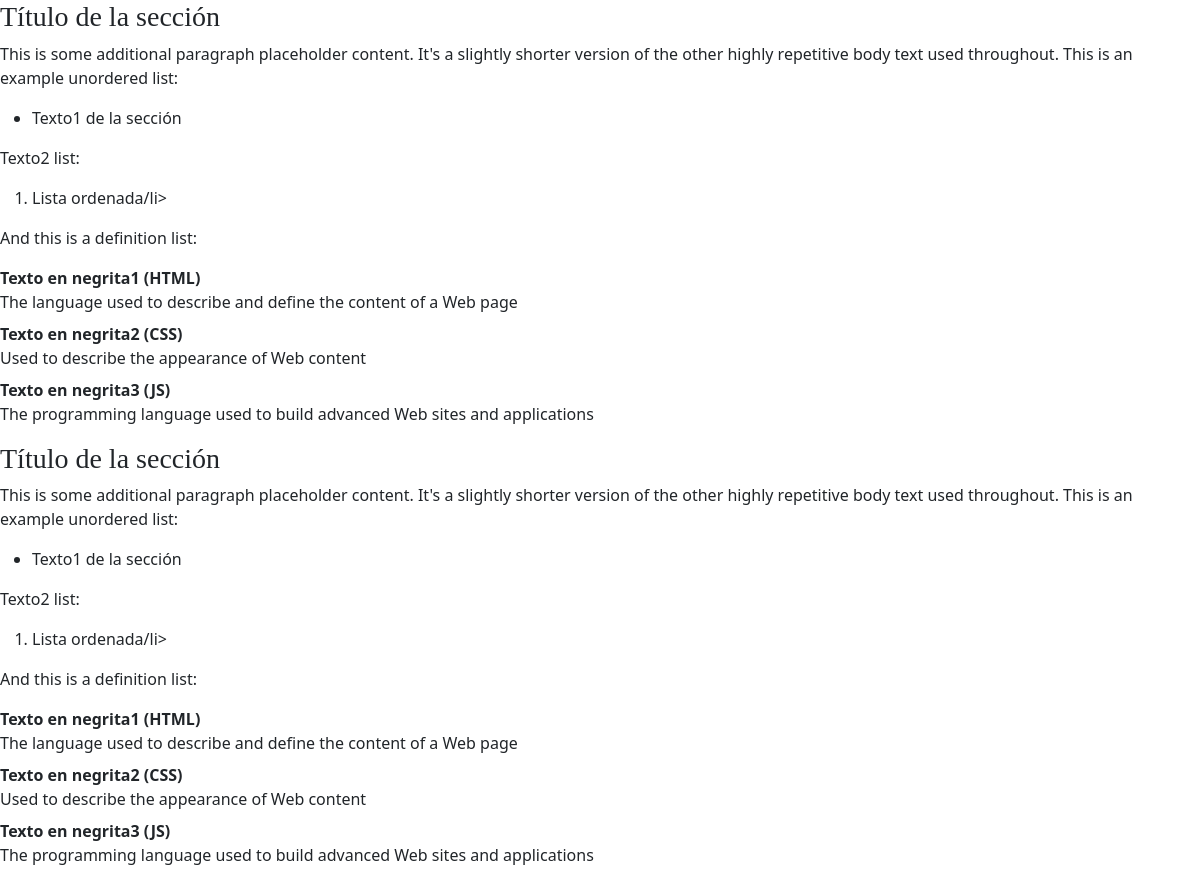
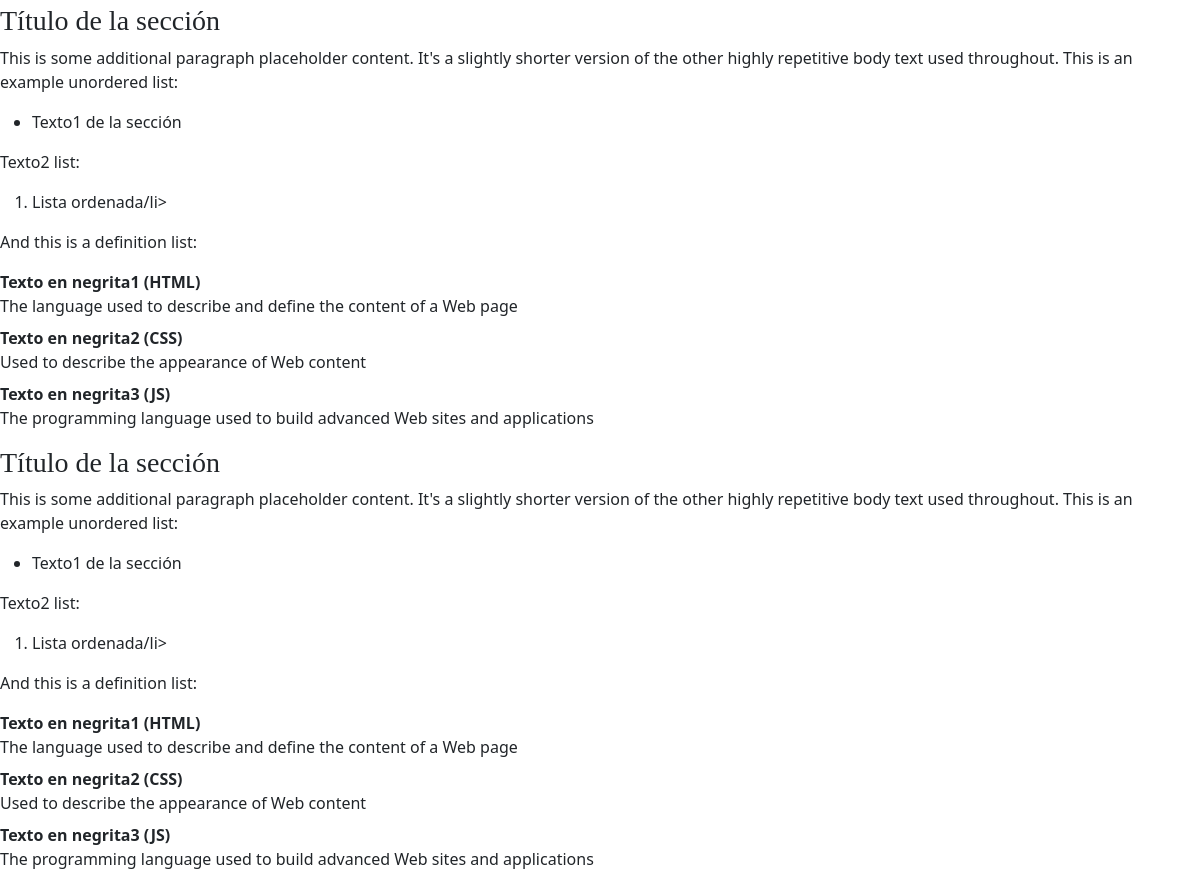
/blog/index.php, run on the app's committed database (2 pictures, top to bottom).
### tables this page shows
CREATE TABLE `blog` (
  `Identificador` int(11) NOT NULL,
  `Título` varchar(255) NOT NULL,
  `Texto1` varchar(255) NOT NULL,
  `Lista desornada` varchar(255) NOT NULL,
  `Más texto` varchar(255) NOT NULL,
  `Lista ordenada` varchar(255) NOT NULL,
  `Texto2` varchar(255) NOT NULL,
  `Texto en negrita1` varchar(255) NOT NULL,
  `Texto en negrita2` varchar(255) NOT NULL,
  `Texto en negrita3` varchar(255) NOT NULL
);

### blog/index.php (the view, shortened to what this page needs)
<!doctype html>
<html lang="en">
  <head>
<link href="../assets/dist/css/bootstrap.min.css" rel="stylesheet">
    <link href="blog.css" rel="stylesheet">
  </head>
  <body>
    <?php
$mysqli = mysqli_connect("localhost", "bbb", "bbb", "blog");
$query = "SELECT * FROM blog";
$result = mysqli_query($mysqli, $query);
while ($row = mysqli_fetch_assoc($result)) {
echo '
        <h3>'.$row['Título'].'</h3>
       <p>This is some additional paragraph placeholder content. It\'s a slightly shorter version of the other highly repetitive body text used throughout. This is an example unordered list:</p>
        <ul>
          <li>'.$row['Texto1'].'</li>
        </ul>
        <p>'.$row['Texto2'].' list:</p>
        <ol>
          <li>'.$row['Lista ordenada'].'/li>
        </ol>
        <p>And this is a definition list:</p>
        <dl>
          <dt>'.$row['Texto en negrita1'].' (HTML)</dt>
          <dd>The language used to describe and define the content of a Web page</dd>
          <dt>'.$row['Texto en negrita2'].' (CSS)</dt>
          <dd>Used to describe the appearance of Web content</dd>
          <dt>'.$row['Texto en negrita3'].' (JS)</dt>
          <dd>The programming language used to build advanced Web sites and applications</dd>
        </dl>
 ';
 }
?>
  </body>
</html>

### blog/blog.css (style rules this page uses)
h1, h2, h3, h4, h5, h6 { font-family: "Playfair Display", Georgia, "Times New Roman", serif; }

### data on the page
blog: Título "Título de la sección", Texto1 "Texto1 de la sección", Texto2 "Texto2", Lista ordenada "Lista ordenada", Texto en negrita1 "Texto en negrita1", Texto en negrita2 "Texto en negrita2", Texto en negrita3 "Texto en negrita3"
blog: Título "Título de la sección", Texto1 "Texto1 de la sección", Texto2 "Texto2", Lista ordenada "Lista ordenada", Texto en negrita1 "Texto en negrita1", Texto en negrita2 "Texto en negrita2", Texto en negrita3 "Texto en negrita3"
blog: Título "Título de la sección", Texto1 "Texto1 de la sección", Texto2 "Texto2", Lista ordenada "Lista ordenada", Texto en negrita1 "Texto en negrita1", Texto en negrita2 "Texto en negrita2", Texto en negrita3 "Texto en negrita3"
blog: Título "Título de la sección", Texto1 "Texto1 de la sección", Texto2 "Texto2", Lista ordenada "Lista ordenada", Texto en negrita1 "Texto en negrita1", Texto en negrita2 "Texto en negrita2", Texto en negrita3 "Texto en negrita3"
